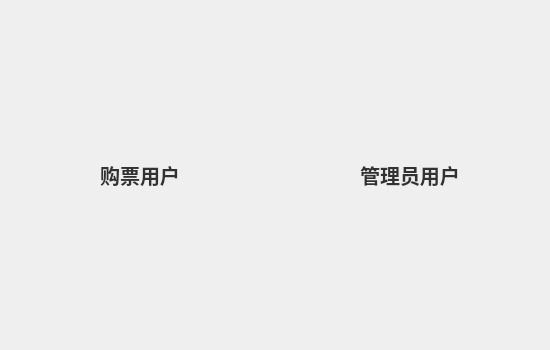
<?xml version="1.0" encoding="UTF-8"?>
<ui version="4.0">
 <class>WelcomeWidget</class>
 <widget class="QWidget" name="WelcomeWidget">
  <property name="geometry">
   <rect>
    <x>0</x>
    <y>0</y>
    <width>550</width>
    <height>350</height>
   </rect>
  </property>
  <property name="sizePolicy">
   <sizepolicy hsizetype="Minimum" vsizetype="Minimum">
    <horstretch>0</horstretch>
    <verstretch>0</verstretch>
   </sizepolicy>
  </property>
  <property name="minimumSize">
   <size>
    <width>550</width>
    <height>350</height>
   </size>
  </property>
  <property name="windowTitle">
   <string>Form</string>
  </property>
  <layout class="QHBoxLayout" name="horizontalLayout">
   <property name="topMargin">
    <number>44</number>
   </property>
   <property name="bottomMargin">
    <number>44</number>
   </property>
   <item>
    <spacer name="horizontalSpacer">
     <property name="orientation">
      <enum>Qt::Horizontal</enum>
     </property>
     <property name="sizeType">
      <enum>QSizePolicy::Fixed</enum>
     </property>
     <property name="sizeHint" stdset="0">
      <size>
       <width>50</width>
       <height>20</height>
      </size>
     </property>
    </spacer>
   </item>
   <item>
    <widget class="ClickableLabel" name="label_user">
     <property name="palette">
      <palette>
       <active>
        <colorrole role="WindowText">
         <brush brushstyle="SolidPattern">
          <color alpha="255">
           <red>50</red>
           <green>50</green>
           <blue>50</blue>
          </color>
         </brush>
        </colorrole>
       </active>
       <inactive>
        <colorrole role="WindowText">
         <brush brushstyle="SolidPattern">
          <color alpha="255">
           <red>50</red>
           <green>50</green>
           <blue>50</blue>
          </color>
         </brush>
        </colorrole>
       </inactive>
       <disabled>
        <colorrole role="WindowText">
         <brush brushstyle="SolidPattern">
          <color alpha="255">
           <red>120</red>
           <green>120</green>
           <blue>120</blue>
          </color>
         </brush>
        </colorrole>
       </disabled>
      </palette>
     </property>
     <property name="font">
      <font>
       <family>等线</family>
       <pointsize>15</pointsize>
       <weight>75</weight>
       <bold>true</bold>
      </font>
     </property>
     <property name="text">
      <string>购票用户</string>
     </property>
     <property name="alignment">
      <set>Qt::AlignCenter</set>
     </property>
    </widget>
   </item>
   <item>
    <spacer name="horizontalSpacer_2">
     <property name="orientation">
      <enum>Qt::Horizontal</enum>
     </property>
     <property name="sizeType">
      <enum>QSizePolicy::Fixed</enum>
     </property>
     <property name="sizeHint" stdset="0">
      <size>
       <width>106</width>
       <height>20</height>
      </size>
     </property>
    </spacer>
   </item>
   <item>
    <widget class="ClickableLabel" name="label_admin">
     <property name="palette">
      <palette>
       <active>
        <colorrole role="WindowText">
         <brush brushstyle="SolidPattern">
          <color alpha="255">
           <red>50</red>
           <green>50</green>
           <blue>50</blue>
          </color>
         </brush>
        </colorrole>
       </active>
       <inactive>
        <colorrole role="WindowText">
         <brush brushstyle="SolidPattern">
          <color alpha="255">
           <red>50</red>
           <green>50</green>
           <blue>50</blue>
          </color>
         </brush>
        </colorrole>
       </inactive>
       <disabled>
        <colorrole role="WindowText">
         <brush brushstyle="SolidPattern">
          <color alpha="255">
           <red>120</red>
           <green>120</green>
           <blue>120</blue>
          </color>
         </brush>
        </colorrole>
       </disabled>
      </palette>
     </property>
     <property name="font">
      <font>
       <family>等线</family>
       <pointsize>15</pointsize>
       <weight>75</weight>
       <bold>true</bold>
      </font>
     </property>
     <property name="text">
      <string>管理员用户</string>
     </property>
     <property name="alignment">
      <set>Qt::AlignCenter</set>
     </property>
    </widget>
   </item>
   <item>
    <spacer name="horizontalSpacer_3">
     <property name="orientation">
      <enum>Qt::Horizontal</enum>
     </property>
     <property name="sizeType">
      <enum>QSizePolicy::Fixed</enum>
     </property>
     <property name="sizeHint" stdset="0">
      <size>
       <width>50</width>
       <height>20</height>
      </size>
     </property>
    </spacer>
   </item>
  </layout>
 </widget>
 <customwidgets>
  <customwidget>
   <class>ClickableLabel</class>
   <extends>QLabel</extends>
   <header>clickablelabel.h</header>
  </customwidget>
 </customwidgets>
 <resources/>
 <connections/>
</ui>
